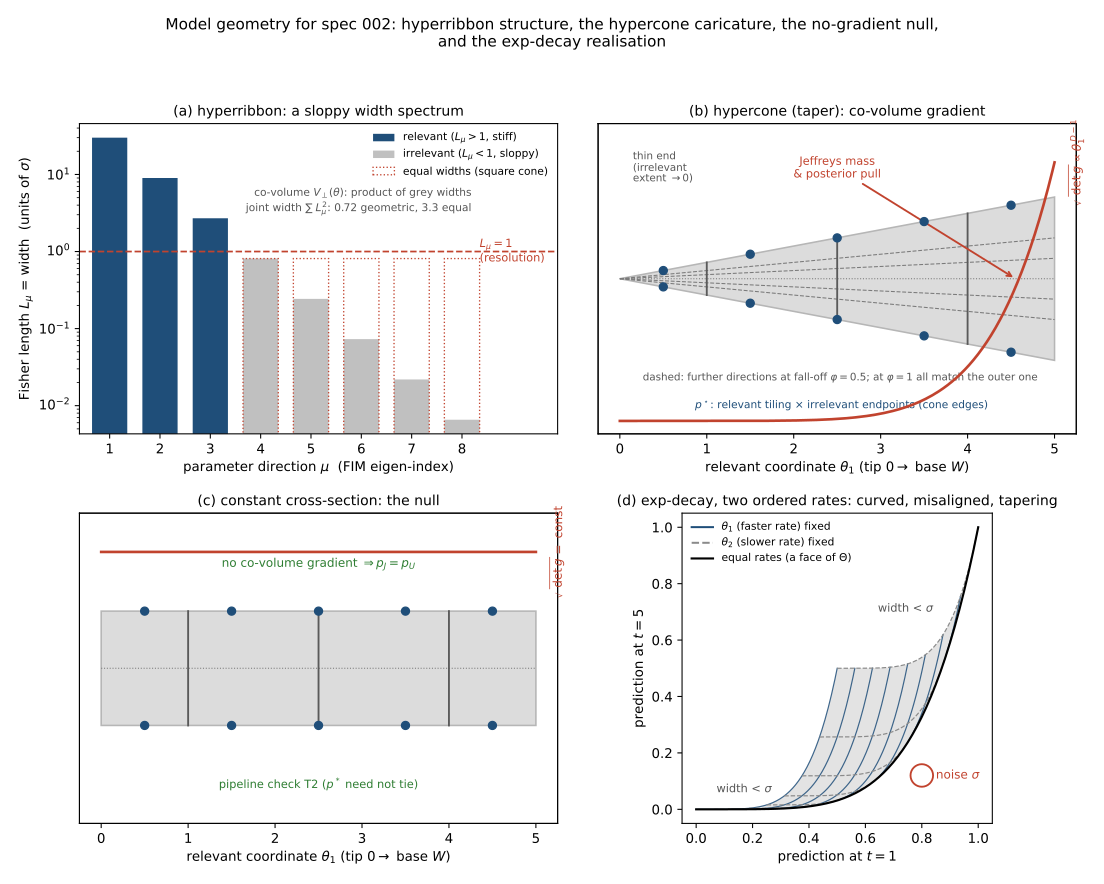

Reproduce this figure in Python.
"""Model-geometry figure for spec 002-foreign-q-prediction (§1.2).

Unlike the PGM (which draws *nature's* sampling process), this figure draws the
*geometry of the model manifold* that the conceptual claims of §0/§2/§3 ride on:
the hyperribbon structure, the hypercone caricature, and the constant-cross-
section null. It is the visual companion to the "model geometry" block of §1.2.

Four panels, (a) and (b) on top, (c) and (d) below:

  (a) Hyperribbon Fisher-width spectrum. The model manifold {y(theta)} is long
      and thin: its Fisher widths W_mu (square-roots of the FIM eigenvalues, in
      noise units sigma) fall off roughly geometrically over many orders. A few
      directions are RELEVANT (W>1: resolvable at this budget, "stiff"); the
      many others are IRRELEVANT (W<1: unresolvable, "sloppy"). The co-volume is
      the product of the irrelevant widths -- extent the data cannot pin down but
      a Fisher-volume measure (Jeffreys) still weights. Hollow dotted bars show the
      equal-width alternative (the square cone's cross-section): each direction is
      below resolution on its own, but the sum of squared widths is not small, so
      the cross-section is jointly visible (spec §1.2).

  (b) Square hypercone (taper r = theta_1/W). The analytic caricature that
      isolates the single feature driving the co-volume pathology: a co-volume
      GRADIENT. One relevant axis theta_1 (range W) with D-1 irrelevant
      directions whose extent r(theta_1)=theta_1/W tapers linearly to the tip, so
      the cross-sectional (co-)volume element sqrt(det g) ∝ theta_1^{D-1} grows
      toward the thick base. Jeffreys piles its mass at the base (a vanishing
      fraction of distinguishable predictions as D grows) and its posterior is
      pulled there -- the closed-form bias Delta=(D-1)/x_1, largest at the thin end.
      p* instead places atoms ≈1 Fisher length apart along the relevant axis and
      collapses the irrelevant ones onto the boundary. Dashed lines show further
      irrelevant directions under the fall-off knob (0.5 per direction); at
      fall-off 1 they all match the outer envelope.

  (c) Constant cross-section cone (taper 0, the flat-co-volume null of §2.4). Same
      family with r(theta_1)=r0 constant: no co-volume gradient, sqrt(det g)
      constant, so Jeffreys = uniform on the relevant coordinate (p_J = p_U). This
      is a numerical-pipeline check (T2), not a falsification screen; p* need not
      tie (discrete on the bounded coordinate).

  (d) Exp-decay with two rates (§4.1.1), observed at t = 1 and 5: the model manifold
      drawn directly in prediction space. It is curved, and bounded by the line of equal
      rates, a face of the ordered parameter set (spec §1.2); the lines of fixed theta_1 and fixed theta_2 cross it
      obliquely, so neither coordinate follows its long axis; and it narrows below
      the noise scale at both ends, a co-volume gradient that arises without a
      built-in taper. The parameter set is the whole manifold, held in A&M's compact
      coordinate xi = e^{-k} in [0, 1]^2 (spec §4.1, OQ-9); sigma = 0.04 is
      illustrative.

The exp-decay model is the realistic curved instance of the panel-(a) ribbon; the
hypercone (b) is its exactly-solvable caricature; (c) is (b) with the taper switched
off. Exact maps and FIM are in §4.1 / §9.

Run:    python diagrams/002-foreign-q-prediction-geometry.py
Output: diagrams/002-foreign-q-prediction-geometry.svg
"""

import matplotlib

matplotlib.use("Agg")  # headless: write SVG, no display
import matplotlib.pyplot as plt
import numpy as np
from matplotlib.patches import Polygon

# ---- shared style ---------------------------------------------------------
RELEVANT = "#1f4e79"   # stiff / resolvable
IRREL = "#c0c0c0"      # sloppy / unresolvable
JEFF = "#c1432e"       # Jeffreys mass / bias
PSTAR = "#1f4e79"      # p* atoms
ACCENT = "#2e7d32"     # annotations

plt.rcParams.update({"font.size": 10, "svg.fonttype": "none"})

fig, ((axA, axB), (axC, axD)) = plt.subplots(2, 2, figsize=(11.5, 9.2))


# ---- panel (a): hyperribbon Fisher-width spectrum -------------------------
D = 8
mu = np.arange(1, D + 1)
# Fisher lengths (= manifold widths) falling geometrically: the sloppy spectrum
L = 30.0 * (0.30 ** (mu - 1))
relevant = L > 1.0

axA.bar(mu[relevant], L[relevant], color=RELEVANT, width=0.7,
        label="relevant ($L_\\mu>1$, stiff)")
axA.bar(mu[~relevant], L[~relevant], color=IRREL, width=0.7,
        label="irrelevant ($L_\\mu<1$, sloppy)")
axA.axhline(1.0, color=JEFF, ls="--", lw=1.3)
axA.text(D + 0.35, 1.0, r"$L_\mu=1$" "\n(resolution)", color=JEFF,
         va="center", ha="left", fontsize=8.5)
axA.set_yscale("log")
axA.set_xlabel(r"parameter direction $\mu$  (FIM eigen-index)")
axA.set_ylabel(r"Fisher length $L_\mu$ = width  (units of $\sigma$)")
axA.set_title("(a) hyperribbon: a sloppy width spectrum", fontsize=10.5)
axA.set_xticks(mu)
axA.set_xlim(0.4, D + 1.9)
# The equal-width alternative (the square cone's cross-section, fall-off 1): as many
# irrelevant directions, each as wide as the widest. One by one they are below
# resolution; jointly they are not, which the sum of squared widths shows (spec §1.2).
L_eq = np.full(int((~relevant).sum()), L[~relevant].max())
axA.bar(mu[~relevant], L_eq, facecolor="none", edgecolor=JEFF, lw=1.0, ls=":",
        width=0.7, label="equal widths (square cone)")
axA.legend(loc="upper right", fontsize=8, frameon=False)
axA.text(0.82, 0.79,
         r"co-volume $V_\perp(\theta)$: product of grey widths" "\n"
         r"joint width $\sum L_\mu^2$: "
         rf"{np.sum(L[~relevant] ** 2):.2f} geometric, {np.sum(L_eq ** 2):.1f} equal",
         transform=axA.transAxes, fontsize=8, color="#555555", ha="right", va="top")


# ---- hypercone drawing helper ---------------------------------------------
def draw_cone(ax, r_of_theta, title, *, taper, falloff=None):
    """Side view of the (square) hypercone manifold along the relevant axis.

    The filled envelope shows one representative irrelevant direction's extent
    +/- r(theta_1)/2; the co-volume is the product over all D-1 such directions.
    For D=2 there is exactly one irrelevant direction, so this panel IS the full
    model manifold (drawn centred about the spine rather than the one-sided
    [0, r] of the literal map; same triangle).
    """
    L = 5.0
    th = np.linspace(0.0, L, 200)
    half = r_of_theta(th) / 2.0

    # manifold envelope (one irrelevant direction)
    upper = list(zip(th, half))
    lower = list(zip(th[::-1], -half[::-1]))
    ax.add_patch(Polygon(upper + lower, closed=True,
                         facecolor=IRREL, edgecolor="#7a7a7a", lw=1.2, alpha=0.55))
    # fall-off knob (spec §1.2): each further irrelevant direction is narrower by a
    # factor `falloff`; at falloff = 1 they all match the outer envelope
    if falloff:
        for k in (1, 2):
            ax.plot(th, half * falloff**k, color="#7a7a7a", lw=0.8, ls="--")
            ax.plot(th, -half * falloff**k, color="#7a7a7a", lw=0.8, ls="--")
    # relevant axis (the spine)
    ax.plot([0, L], [0, 0], color="#7a7a7a", lw=0.8, ls=":")

    # a few cross-sections, to read off how the (co-)volume changes along theta_1
    for tc in [1.0, 2.5, 4.0]:
        hc = r_of_theta(np.array([tc]))[0] / 2.0
        ax.plot([tc, tc], [-hc, hc], color="#5a5a5a", lw=1.4)

    # p* atoms: tile the relevant axis (≈1 Fisher length apart, g_rel ≈ 1) AND
    # collapse each irrelevant direction onto its TWO endpoints -> the two cone
    # edges, a pair per relevant tile, merging at the tip as r -> 0. (Not on the
    # spine: a single interior atom would resolve nothing.)
    tiles = np.arange(0.5, L, 1.0)
    edge = r_of_theta(tiles) / 2.0
    ax.plot(tiles, edge, "o", color=PSTAR, ms=6.0, zorder=5)
    ax.plot(tiles, -edge, "o", color=PSTAR, ms=6.0, zorder=5)

    # Jeffreys co-volume density sqrt(det g) on a twin axis
    ax2 = ax.twinx()
    if taper:
        sdg = (th / L) ** (D - 1)          # ∝ theta_1^{D-1}
    else:
        sdg = np.ones_like(th)             # constant cross-section
    ax2.plot(th, sdg, color=JEFF, lw=2.0)
    ax2.set_ylim(-0.05, 1.15)
    ax2.set_yticks([])

    ax.set_xlim(-0.25, L + 0.25)
    ax.set_ylim(-0.95, 0.95)
    ax.set_xlabel(r"relevant coordinate $\theta_1$ (tip $0 \to$ base $W$)")
    ax.set_title(title, fontsize=10.5)
    ax.set_yticks([])
    return ax2


# ---- panel (b): tapering hypercone (co-volume gradient) -------------------
ax2b = draw_cone(axB, lambda t: t / 5.0, "(b) hypercone (taper): co-volume gradient",
                 taper=True, falloff=0.5)
axB.text(2.55, -0.63,
         r"dashed: further directions at fall-off $\varphi=0.5$; "
         r"at $\varphi=1$ all match the outer one",
         color="#555555", fontsize=7.8, ha="center")
ax2b.text(5.15, 1.0, r"$\sqrt{\det g}\propto\theta_1^{\,D-1}$",
          color=JEFF, fontsize=9, va="center", ha="left", rotation=90)
axB.annotate("Jeffreys mass\n& posterior pull", xy=(4.55, 0.0), xytext=(2.5, 0.62),
             fontsize=8.5, color=JEFF, ha="center",
             arrowprops=dict(arrowstyle="->", color=JEFF, lw=1.4))
axB.text(2.55, -0.8,
         r"$p^\star$: relevant tiling $\times$ irrelevant endpoints (cone edges)",
         color=PSTAR, fontsize=8.0, ha="center")
axB.text(0.15, 0.78, "thin end\n(irrelevant\nextent $\\to 0$)", fontsize=7.8,
         color="#555555", ha="left", va="top")


# ---- panel (c): constant cross-section (negative control) -----------------
ax2c = draw_cone(axC, lambda t: 0.7 * np.ones_like(t),
                 "(c) constant cross-section: the null", taper=False)
ax2c.text(5.15, 1.0, r"$\sqrt{\det g}=$ const", color=JEFF, fontsize=9,
          va="center", ha="left", rotation=90)
axC.text(2.5, 0.62, r"no co-volume gradient $\Rightarrow p_J = p_U$",
         color=ACCENT, fontsize=9, ha="center")
axC.text(2.5, -0.74, "pipeline check T2 ($p^*$ need not tie)",
         color=ACCENT, fontsize=8.5, ha="center")


# ---- panel (d): exp-decay with two rates, in prediction space --------------
T_OBS = np.array([1.0, 5.0])        # observation times (spec pseudocode, m = 2)
TH_LO, TH_HI = 0.0, 1.0             # the whole manifold in xi = e^{-k} (spec §4.1, OQ-9)
SIGMA_D = 0.04                      # illustrative noise scale


def y_expdecay(xi1, xi2):
    return np.stack([0.5 * (xi1 ** t + xi2 ** t) for t in T_OBS], -1)   # A&M App. A.5


s = np.linspace(TH_LO, TH_HI, 300)
# the map is symmetric under swapping the rates; draw the half theta_1 <= theta_2
edge1 = y_expdecay(np.full_like(s, TH_LO), s)          # faster rate decays at once (xi_1 = 0)
edge2 = y_expdecay(s, np.full_like(s, TH_HI))          # slower rate never decays (xi_2 = 1)
fold = y_expdecay(s[::-1], s[::-1])                    # equal rates
axD.add_patch(Polygon(np.vstack([edge1, edge2, fold]), closed=True,
                      facecolor=IRREL, edgecolor="none", alpha=0.45))
for v in np.linspace(TH_LO, TH_HI, 9):
    a = s[s >= v]
    P = y_expdecay(np.full_like(a, v), a)
    axD.plot(P[:, 0], P[:, 1], color=RELEVANT, lw=0.9, alpha=0.85)
    b = s[s <= v]
    P = y_expdecay(b, np.full_like(b, v))
    axD.plot(P[:, 0], P[:, 1], color="#8a8a8a", lw=0.9, ls="--")
axD.plot(fold[:, 0], fold[:, 1], color="k", lw=1.6)
axD.add_patch(plt.Circle((0.80, 0.12), SIGMA_D, fill=False, color=JEFF, lw=1.4))
axD.text(0.85, 0.12, r"noise $\sigma$", color=JEFF, va="center", fontsize=9)
axD.text(0.17, 0.06, "width < $\\sigma$", color="#555555", fontsize=8.5, ha="center")
axD.text(0.84, 0.70, "width < $\\sigma$", color="#555555", fontsize=8.5, ha="right")
axD.plot([], [], color=RELEVANT, label=r"$\theta_1$ (faster rate) fixed")
axD.plot([], [], color="#8a8a8a", ls="--", label=r"$\theta_2$ (slower rate) fixed")
axD.plot([], [], color="k", lw=1.6, label=r"equal rates (a face of $\Theta$)")
axD.legend(loc="upper left", fontsize=8, frameon=False)
axD.set_xlabel(r"prediction at $t=1$")
axD.set_ylabel(r"prediction at $t=5$")
axD.set_title("(d) exp-decay, two ordered rates: curved, misaligned, tapering",
              fontsize=10.5)
axD.set_aspect("equal", adjustable="box")


fig.suptitle(
    "Model geometry for spec 002: hyperribbon structure, the hypercone caricature, "
    "the no-gradient null,\nand the exp-decay realisation",
    fontsize=11.5,
)
fig.tight_layout(rect=(0, 0, 1, 0.95))
fig.savefig("diagrams/002-foreign-q-prediction-geometry.svg")
print("wrote diagrams/002-foreign-q-prediction-geometry.svg")
